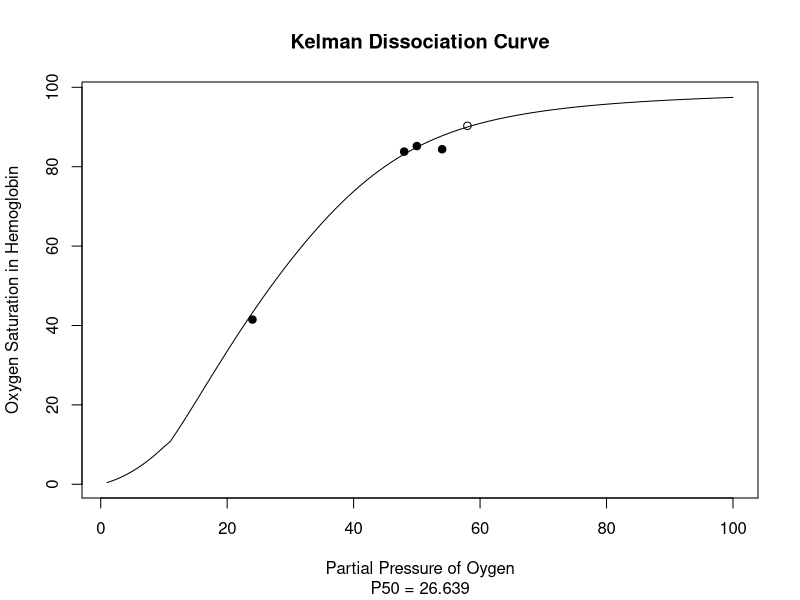

Generate this figure with R:
##############################################################
# Plot Kelman Curve From Blood Gas Datasets
# Author: Wanjun Gu
# Email: wag001@ucsd.edu
# Reference: KELMAN.FOR, Wagner PD, M.D
# University of California, San Diego
# UCSD School of Medicine
# Simonson Lab of Physiological Genomics of Altitude Adaptation
##############################################################



plot_kelman_curve = function(sat  = c(90.3,85.2,83.8,84.4,41.5),
                             po2  = c(58.0,50.0,48.0,54.0,24.0),
                             temp = c(37.0,37.0,37.0,37.0,37.0),
                             ph   = c(7.42,7.31,7.37,7.30,7.37),
                             pco2 = c(19.9,23.40,25.20,22.30,45.6),
                             lower_limit = 10,
                             upper_limit = 90){
  get_p50 = function(sat  = c(90.3,85.2,83.8,84.4,41.5),
                     po2  = c(58.0,50.0,48.0,54.0,24.0),
                     temp = c(37.0,37.0,37.0,37.0,37.0),
                     ph   = c(7.42,7.31,7.37,7.30,7.37),
                     pco2 = c(19.9,23.40,25.20,22.30,45.6),
                     lower_limit = 10,
                     upper_limit = 90,
                     graphics = FALSE){
    qualified_data_index = which(sat >= lower_limit & sat <= upper_limit)
    sat = sat[qualified_data_index]
    po2 = po2[qualified_data_index]
    temp = temp[qualified_data_index]
    ph = ph[qualified_data_index]
    pco2 = pco2[qualified_data_index]
    get_saturation = function(deviation_p50 = 0,
                              po2 = 26, 
                              temperature = 37,
                              ph = 7.4,
                              pco2 = 40){
      constant_list = c(-8532.229, 2121.401, -67.07399, 935960.9, -31346.26, 2396.167, -67.10441)
      pco2_correction_factor = 0.43429 * log(40.0/pco2)
      virtual_po2 = po2 * 10.0^(0.024 * (37.0 - temperature) + 0.4 * (ph - 7.4) + 0.06 * pco2_correction_factor)
      virtual_po2 = 26.8 * virtual_po2 / (26.8 + deviation_p50)
      if(virtual_po2 <= 10){
        saturation = 0.003683 * virtual_po2 + 0.000584 * virtual_po2^2
      }else{
        saturation = (virtual_po2*(virtual_po2*(virtual_po2*(virtual_po2+ constant_list[3])+constant_list[2])+constant_list[1]))/
          (virtual_po2*(virtual_po2*(virtual_po2*(virtual_po2+constant_list[7])+constant_list[6])+constant_list[5])+constant_list[4])
      }
      saturation = saturation * 100
      return(saturation)
    }
    ssq = vector()
    n = 1
    for(DP50 in seq(-16.8,23.2, 0.001)){
      sample_size = min(c(length(sat), length(po2), length(temp), length(ph), length(pco2)))
      virtual_saturation = vector()
      for(i in 1:sample_size){
        virtual_saturation[i] = get_saturation(deviation_p50 = DP50,
                                               po2 = po2[i],
                                               temperature = temp[i],
                                               ph = ph[i],
                                               pco2 = pco2[i])
      }
      ssq[n] = sum((virtual_saturation - sat)^2)
      n = n + 1
    }
    p50 = which.min(ssq)/1000 + 10
    if(graphics){
      P50_guess = seq(-16.8,23.2, 0.001) + 26.8
      plot(P50_guess, ssq,
           type = "l", 
           main = "SSQ Vs. Guessed P50 Values",
           sub = paste0("P50 = ", p50),
           xlab = "Guessed P50",
           ylab = "Corresponding SSQ")
      abline(v = p50)
    }
    return(p50)
  }
  
  
  get_saturation = function(deviation_p50 = 0,
                            po2 = 26,
                            temperature = 37,
                            ph = 7.4,
                            pco2 = 40){
    constant_list = c(-8532.229, 2121.401, -67.07399, 935960.9, -31346.26, 2396.167, -67.10441)
    pco2_correction_factor = 0.43429 * log(40.0/pco2)
    virtual_po2 = po2 * 10.0^(0.024 * (37.0 - temperature) + 0.4 * (ph - 7.4) + 0.06 * pco2_correction_factor)
    virtual_po2 = 26.8 * virtual_po2 / (26.8 + deviation_p50)
    if(virtual_po2 <= 10){
      saturation = 0.003683 * virtual_po2 + 0.000584 * virtual_po2^2
    }else{
      saturation = (virtual_po2*(virtual_po2*(virtual_po2*(virtual_po2+ constant_list[3])+constant_list[2])+constant_list[1]))/
        (virtual_po2*(virtual_po2*(virtual_po2*(virtual_po2+constant_list[7])+constant_list[6])+constant_list[5])+constant_list[4])
    }
    saturation = saturation * 100
    return(saturation)
  }
  
  p50 = get_p50(sat = sat,
                po2 = po2,
                temp = temp,
                ph = ph,
                pco2 = pco2,
                lower_limit = lower_limit,
                upper_limit = upper_limit)
  
  deviation_p50 = 26.8 - p50
  
  virtual_saturation = vector()
  n = 1
  for(virtual_po2 in seq(1,100,1)){
    virtual_saturation[n] = get_saturation(deviation_p50 = deviation_p50,
                                           po2 = virtual_po2,
                                           temp = 37,
                                           ph = 7.4,
                                           pco2 = 40)
    n = n + 1
  }
  
  plot(seq(1,100,1),
       virtual_saturation, 
       type = "l",
       main = "Kelman Dissociation Curve",
       sub = paste0("P50 = ", p50),
       xlab = "Partial Pressure of Oygen",
       ylab = "Oxygen Saturation in Hemoglobin")
  points(po2, sat, pch = 1)
  qualified_data_index = which(sat >= lower_limit & sat <= upper_limit)
  sat = sat[qualified_data_index]
  po2 = po2[qualified_data_index]
  temp = temp[qualified_data_index]
  ph = ph[qualified_data_index]
  pco2 = pco2[qualified_data_index]
  points(po2, sat, pch = 16)
}

#This is just a test
windows()
plot_kelman_curve()
